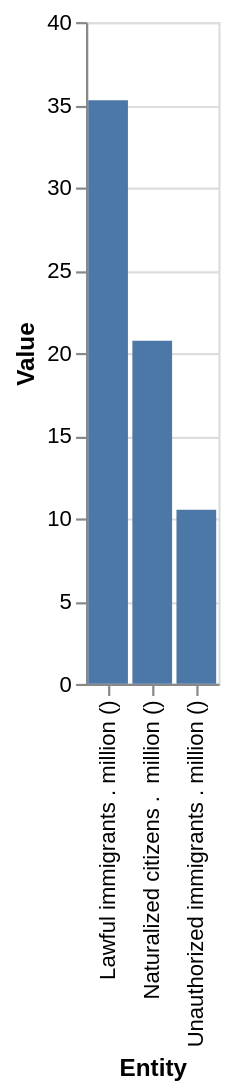

Express this chart as Vega-Lite.
### Vega-Lite specification from a JSON file in a GitHub repository (floating-point values rounded to 4 significant figures)
{"$schema": "https://vega.github.io/schema/vega-lite/v5.json", "description": "Bar chart auto-generated from CSV", "data": {"values": [{"Entity": "nan", "Value": "nan"}, {"Entity": "Unauthorized immigrants . million ()", "Value": "10.523"}, {"Entity": "Naturalized citizens .  million ()", "Value": "20.745"}, {"Entity": "Lawful immigrants . million ()", "Value": "35.277"}, {"Entity": "nan", "Value": "nan"}]}, "mark": "bar", "encoding": {"x": {"field": "Entity", "type": "ordinal"}, "y": {"field": "Value", "type": "quantitative"}}}
